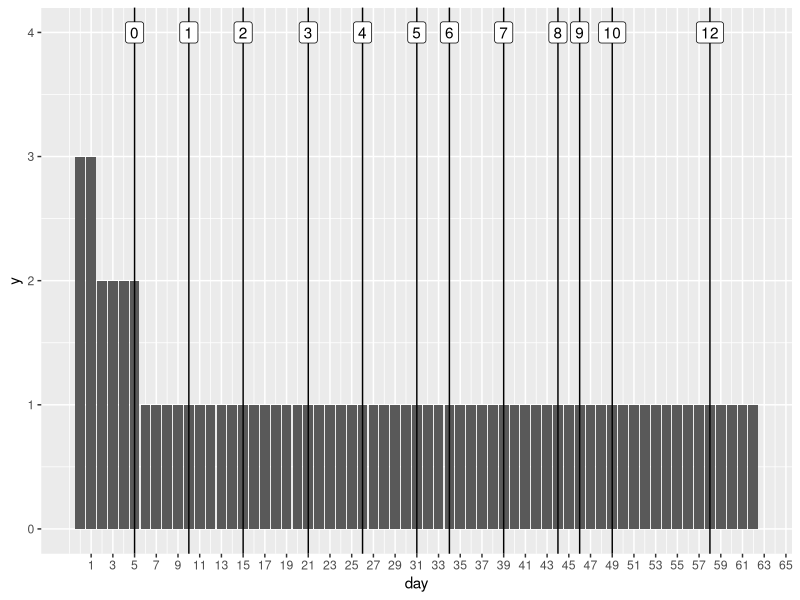
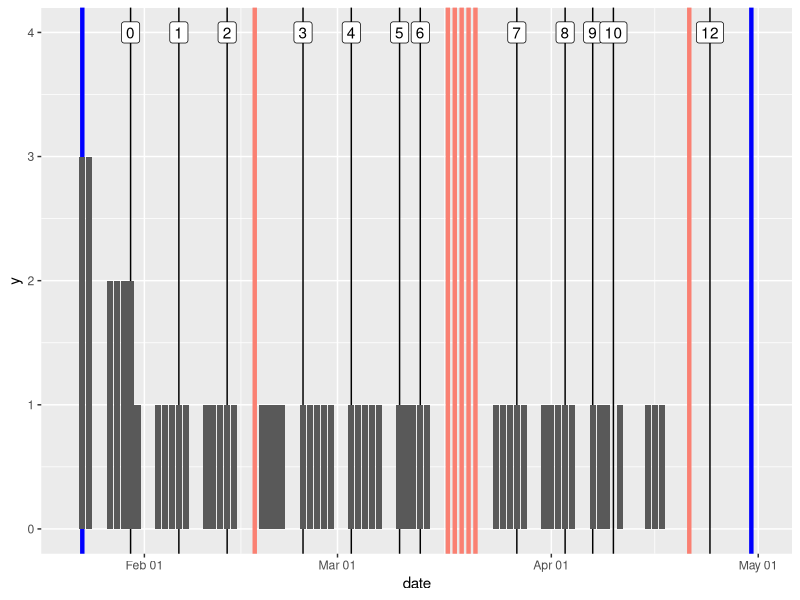

Write the R code that produced these figures, in order.
## ---- chunk 1
library(tidyverse)
library(lubridate)
filename_dep <- "./schedule.csv"
filename_schedule <- "./schedule_wd.csv" # schedule with challenge data
filename_exercises <- "./schedule_exercises.csv"
filename_challenges <- "./schedule_challenges.csv"
## ---- chunk 2
## Define schedule
df_schedule <-
  tribble(
    ~name,                           ~day, ~challenge,
    "e-comm00-style",                   3,  0,
    "e-comm01-responding",              5,  1,
    "e-comm02-story-basics",           22,  4,

    "e-data00-basics",                  2,  0,
    "e-data01-isolate",                 7,  1,
    "e-data02-derive",                  9,  2,
    "e-data03-pivot-basics",           13,  2,
    "e-data04-separate-unite",         17,  3,
    "e-data05-join",                   20,  4,
    "e-data06-strings",                23,  4,
    "e-data07-placeholders",           25,  5,
    "e-data08-window",                 27,  5,
    "e-data09-readxl",                 29,  5,
    "e-data10-map",                    31,  6,
    "e-data11-factors",                32,  6,
    "e-data12-simple-pipeline",        33,  6,
    "e-data13-cleaning",               43,  9,
    "e-data14-webplotdigitizer",       45, 10,
    "e-data15-tabula",                 46, 10,

    "e-setup00-install",                0,  0,
    "e-setup01-packages",               1,  0,
    "e-setup02-functions",              1,  0,
    "e-setup03-docs",                   2,  0,
    "e-setup04-rstudio-shortcuts",      3,  0,
    "e-setup05-vectors",                4,  0,
    "e-setup06-types",                  4,  0,

    "e-rep00-setup",                    0,  0,
    "e-rep01-intro-git",                0,  0,
    # "e-rep02-create",                   1,  0,
    "e-rep03-track",                    1,  0,
    "e-rep04-directories",             11,  2,
    "e-rep05-collab",                  14,  2,

    "e-stat00-eda-basics",              6,  1, 
    "e-stat01-densities",              12,  2,
    "e-stat02-probability",            16,  3,
    "e-stat03-descriptive",            19,  3,

    "e-stat04-population",             28,  6,
    "e-stat05-inference",              30,  6,
    "e-stat06-moment",                 34,  7,
    "e-stat07-clt",                    35,  7,
    "e-stat08-error-bias",             37,  8,
    "e-stat09-hyp-intro",              38,  8,
    "e-stat10-randomization",          39,  8,
    "e-stat11-ci-pi",                  40,  8,
    "e-stat12-fit-dist",               41,  8,

    "e-model00-source",                42,  8,
    "e-model01-intro",                 47, 11,
    "e-model02-train-validate",        48, 11,
    "e-model03-interp-warnings",       50, 11,
    "e-model04-logistic",              52, 12,
    "e-model05-roc",                   53, 12,

    "e-vis00-basics",                   5,  1,
    "e-vis01-bar-charts",               8,  1,
    "e-vis02-histograms",              10,  2,
    "e-vis03-boxplots",                15,  3,
    "e-vis04-scatterplot",             18,  3,
    "e-vis05-lines",                   21,  4,
    "e-vis06-themes",                  24,  4,
    "e-vis07-perception",              26,  5,
    "e-vis08-multiples",               36,  7,
    "e-vis09-improve",                 44,  9,
    "e-vis10-control-chart",           54,  12,
    # Placeholders needed for challenge scheduling
    NA_character_,                     55,  12,
  )

df_schedule %>% 
  filter(!is.na(name)) %>% 
  select(name, day) %>% 
  write_csv(filename_dep)

df_schedule %>% 
  filter(!is.na(name)) %>% 
  select(name, day, challenge) %>% 
  write_csv(filename_schedule)
## ---- chunk 3
# Bounds
date_start <- ymd("2025-01-23") # First day of class
date_end <- ymd("2025-04-30")   # Last day of class

# Class days
# Sunday==1, Monday==2, Tuesday==3, Wednesday==4, Thursday==5, Friday==6, Saturday==7
wday_class <- c(2, 5)

# Holidays
df_holidays <- tribble(
  ~date, ~comment,
  # ymd("2024-02-17"), "Winter break",
  ymd("2025-02-17"), "President's day",
  ymd("2025-03-17"), "Spring break",
  ymd("2025-03-18"), "Spring break",
  ymd("2025-03-19"), "Spring break",
  ymd("2025-03-20"), "Spring break",
  ymd("2025-03-21"), "Spring break",
  ymd("2025-04-21"), "Patriots' day",
)

# Extra days added by the registrar
df_extras <- tribble(
  ~date, ~comment,
  ymd("2023-02-19"), "Olin Monday",
  ymd("2023-04-22"), "Olin Monday",
)

## ---- chunk 4
df_instructional <- 
  tibble(date = seq(date_start, date_end, by = "days")) %>% 
  ## Remove invalid days
  filter(
    # No weekends
    !(wday(date) %in% c(1, 7)) # Sat., Sun.
  ) %>% 
  # No holidays
  anti_join(df_holidays) %>% 
  # Assign `day` number
  rowid_to_column(var = "day") %>% 
  mutate(day = day - 1) %>% 
  ## Assign exercises
  left_join(df_schedule)

# Show all the data
df_instructional

## Write to file
df_instructional %>% 
  filter(!is.na(name)) %>% 
  select(date, exercise = name, challenge) %>% 
  write_csv(filename_exercises)
## ---- chunk 5
df_challenges <- 
  df_instructional %>% 
  # Collapse exercises
  distinct(day, date, challenge) %>% 
  # Take valid class days only
  filter(
    (wday(date) %in% wday_class) | (date %in% df_extras$date)
  ) %>% 
  # Compute class days
  mutate(day_class = consecutive_id(day)) %>% 
  # Lag to ensure exercise completion
  mutate(challenge = lag(challenge)) %>% 
  # Latest possible due-date given constraints
  group_by(challenge) %>% 
  filter(day == max(day)) %>% 
  ungroup() %>% 
  
  filter(!is.na(challenge))

## Write to file
df_challenges %>% 
  select(date, challenge) %>% 
  write_csv(filename_challenges)

df_challenges 
## ---- chunk 6
# Count exercises on each date
df_instructional %>% 
  ggplot(aes(day)) +
  geom_bar() +
  geom_vline(
    data = df_challenges,
    mapping = aes(xintercept = day)
  ) +
  geom_label(
    data = df_challenges,
    mapping = aes(x = day, y = 4, label = challenge)
  ) +
  scale_x_continuous(breaks = seq(1, 70, by = 2))

## ---- chunk 7
# Count exercises on each date
df_instructional %>% 
  filter(!is.na(name)) %>% 
  ggplot(aes(date)) +
  # Special dates
  geom_vline(
    xintercept = date_start,
    color = "blue", linewidth = 1.5
  ) +
  geom_vline(
    xintercept = date_end,
    color = "blue", linewidth = 1.5
  ) +
  geom_vline(
    data = df_holidays,
    mapping = aes(xintercept = date),
    color = "salmon", linewidth = 1.5
  ) +
  # Challenge min deadline
  geom_vline(
    data = df_challenges,
    mapping = aes(xintercept = date)
  ) +
  geom_label(
    data = df_challenges,
    mapping = aes(x = date, y = 4, label = challenge)
  ) +
  # Exercise count
  geom_bar() +
  
  scale_x_date(
    date_labels = "%b %d",
    limits = c(date_start - day(1), date_end + day(1))
  )
